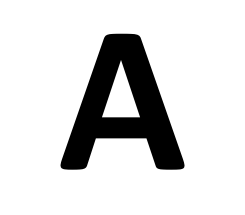
#> input picture templates/1/A.png, 245 x 215 px
$ python main.py
#> lines starting #> are read from the running program, lines starting #| are printed output that depends on the picture; after the words box and inside, x2 and y2 are one past the last pixel; in counts of white or black regions, pixels touching at a corner belong together
#> in load_templates_for_font_style, template_image is the input picture: shape (215, 245, 3); min 0, max 255, mean 216.5
### src/load_templates.py
import os

import cv2

from src.extract_letters_to_array import extract_letter_from_template
from src.preprocess_image import preprocess_image


def load_templates_for_font_style(font_style, template_dir="templates"):
    templates = {}
    font_style_path = os.path.join(template_dir, str(font_style))

    if os.path.isdir(font_style_path):
        for file_name in os.listdir(font_style_path):
            if file_name.endswith('.png'):
                letter = file_name.split('.')[0].upper()  # Extract letter from file name (e.g., 'A' from 'A.jpg')
                template_image = cv2.imread(os.path.join(font_style_path, file_name))
                binary_image = preprocess_image(template_image)
#> in preprocess_image, `_, binary_image_otsu = cv2.threshold(blurred, 0, 255, cv2.THRESH_BINAR..`:
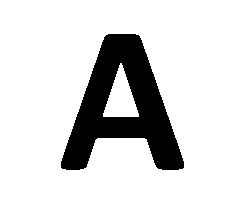
#> binary_image_otsu: shape (215, 245); 84.8% white; 1 black region, box (x1, y1, x2, y2) and area: (61, 34, 184, 170) 7994
#> in preprocess_image, `inverted_image = cv2.bitwise_not(binary_image_otsu)`: inverted_image: shape (215, 245); 15.2% white; 1 white region
                template_image = extract_letter_from_template(template_image, binary_image)
#> in extract_letter_from_template, `contours, _ = cv2.findContours(binary_image, cv2.RETR_EXTERNAL, cv2.CH..`: contours = 1 contour; box (x1, y1, x2, y2) and area: (61, 34, 184, 170) 8826
#> the loop in extract_letter_from_template, `for i, contour in enumerate(contours):` made 1 pass
#> (x, y, w, h) on pass 1: (61, 34, 123, 136)
#> pass 1, in extract_letter_from_template, `letter_roi = image[y:y + h, x:x + w]`:
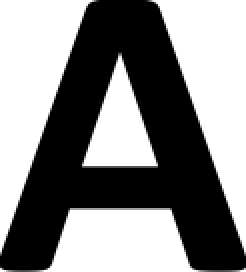
#> letter_roi: shape (136, 123, 3) (shown 2 times larger); min 0, max 255, mean 133.8
                if template_image is not None:
                    templates[letter] = template_image
#> pass 2 of the loop in load_templates_for_font_style, `for file_name in os.listdir(font_style_path):`:
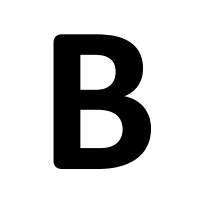
#> input picture templates/1/B.png, 209 x 204 px
#> in load_templates_for_font_style, template_image is the input picture: shape (204, 209, 3); min 0, max 255, mean 200.9
#> gray: shape (204, 209)
#> blurred: shape (204, 209)
#> in preprocess_image (call 2), `_, binary_image_otsu = cv2.threshold(blurred, 0, 255, cv2.THRESH_BINAR..`:
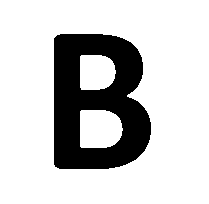
#> binary_image_otsu: shape (204, 209); 78.9% white; 1 black region, box (x1, y1, x2, y2) and area: (54, 34, 151, 169) 8987
#> inverted_image: shape (204, 209); 21.1% white; 1 white region
#> in extract_letter_from_template (call 2), `contours, _ = cv2.findContours(binary_image, cv2.RETR_EXTERNAL, cv2.CH..`: contours = 1 contour; box (x1, y1, x2, y2) and area: (54, 34, 151, 169) 11364
#> the loop in extract_letter_from_template, `for i, contour in enumerate(contours):` made 1 pass
#> (x, y, w, h) on pass 1: (54, 34, 97, 135)
#> pass 1, in extract_letter_from_template (call 2), `letter_roi = image[y:y + h, x:x + w]`:
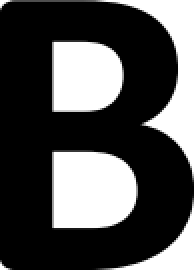
#> letter_roi: shape (135, 97, 3) (shown 2 times larger); min 0, max 255, mean 80
#> pass 3 of the loop in load_templates_for_font_style, `for file_name in os.listdir(font_style_path):`:
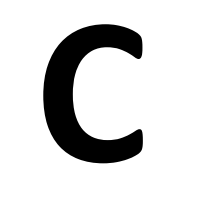
#> input picture templates/1/C.png, 219 x 197 px
#> in load_templates_for_font_style, template_image is the input picture: shape (197, 219, 3); min 0, max 255, mean 217.3
#> gray: shape (197, 219)
#> blurred: shape (197, 219)
#> in preprocess_image (call 3), `_, binary_image_otsu = cv2.threshold(blurred, 0, 255, cv2.THRESH_BINAR..`:
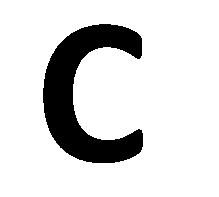
#> binary_image_otsu: shape (197, 219); 85.2% white; 1 black region, box (x1, y1, x2, y2) and area: (43, 24, 143, 163) 6400
#> inverted_image: shape (197, 219); 14.8% white; 1 white region
#> in extract_letter_from_template (call 3), `contours, _ = cv2.findContours(binary_image, cv2.RETR_EXTERNAL, cv2.CH..`: contours = 1 contour; box (x1, y1, x2, y2) and area: (43, 24, 143, 163) 6152
#> the loop in extract_letter_from_template, `for i, contour in enumerate(contours):` made 1 pass
#> (x, y, w, h) on pass 1: (43, 24, 100, 139)
#> pass 1, in extract_letter_from_template (call 3), `letter_roi = image[y:y + h, x:x + w]`:
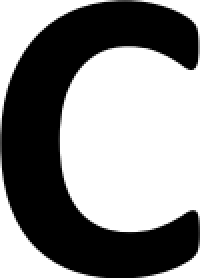
#> letter_roi: shape (139, 100, 3) (shown 2 times larger); min 0, max 255, mean 138

    return templates

### src/preprocess_image.py
import cv2


def preprocess_image(image):
    gray = cv2.cvtColor(image, cv2.COLOR_BGR2GRAY)
    blurred = cv2.GaussianBlur(gray, (5, 5), 0)

    # Otsu's binarization
    _, binary_image_otsu = cv2.threshold(blurred, 0, 255, cv2.THRESH_BINARY + cv2.THRESH_OTSU)

    inverted_image = cv2.bitwise_not(binary_image_otsu)

    return inverted_image

### src/extract_letters_to_array.py
import cv2

from src.is_letter import is_letter
import cv2


def extract_letters_from_image(image, binary_image):
    letters = []

    # Find contours in the binary image
    contours, _ = cv2.findContours(binary_image, cv2.RETR_EXTERNAL, cv2.CHAIN_APPROX_SIMPLE)

    # Sort contours by the y-coordinate (top-to-bottom)
    contours = sorted(contours, key=lambda c: cv2.boundingRect(c)[1])

    # Group contours into rows based on their y-coordinate
    rows = []
    current_row = []
    y_threshold = 10  # Threshold to consider contours in the same row
    previous_y = None

    for contour in contours:
        x, y, w, h = cv2.boundingRect(contour)

        # If we're starting a new row
        if previous_y is None or (y - previous_y > y_threshold):
            if current_row:
                # Sort the current row by x-coordinate (left-to-right)
                current_row = sorted(current_row, key=lambda c: cv2.boundingRect(c)[0])
                rows.append(current_row)
            current_row = []

        current_row.append(contour)
        previous_y = y

    # Add the last row
    if current_row:
        current_row = sorted(current_row, key=lambda c: cv2.boundingRect(c)[0])
        rows.append(current_row)

    # Extract the letters from each row, now in proper string order
    for row in rows:
        for contour in row:
            if is_letter(contour):
                # Get the bounding box of the contour
                x, y, w, h = cv2.boundingRect(contour)

                # Extract the region of interest (ROI) containing the letter
                letter_roi = image[y:y + h, x:x + w]
                letters.append(letter_roi)
        letters.append("N")

    return letters


def extract_letter_from_template(image, binary_image):
    # Find contours in the binary image
    contours, _ = cv2.findContours(binary_image, cv2.RETR_EXTERNAL, cv2.CHAIN_APPROX_SIMPLE)
    contours = sorted(contours, key=lambda c: cv2.boundingRect(c)[1])

    # Iterate through each contour
    for i, contour in enumerate(contours):
        # Get the bounding box of the contour
        x, y, w, h = cv2.boundingRect(contour)

        # Extract the region of interest (ROI) containing the letter
        letter_roi = image[y:y + h, x:x + w]

        return letter_roi

### src/basic_operations.py
import cv2
from matplotlib import pyplot as plt


def read_image(image_path):
    image = cv2.imread(image_path)
    return image


# [6 lines left out: function show_image, not called in this run]

### src/is_letter.py
import cv2


def is_letter(contour):
    x, y, w, h = cv2.boundingRect(contour)

    # Calculate aspect ratio
    aspect_ratio = w / float(h)

    # Calculate compactness
    area_contour = cv2.contourArea(contour)
    bounding_rect_area = w * h
    compactness = area_contour / float(bounding_rect_area)

    # Add size constraints (based on font size, adjust min and max as needed)
    min_w, max_w = 5, 100  # Min and max width for letters
    min_h, max_h = 5, 100  # Min and max height for letters

    # Define thresholds for letters based on aspect ratio, compactness, and size constraints
    if min_w < w < max_w and min_h < h < max_h and 0.1 < aspect_ratio < 5 and compactness > 0.2:
        # This contour likely represents a letter
        return True
    else:
        return False

### src/match_template.py
import cv2


def match_with_templates(extracted_letter, templates):
    best_match = None
    best_match_score = -1
    best_template_letter = None

    # Ensure the extracted letter is grayscale and in the same format as the template (CV_8U)
    extracted_letter_resized = cv2.resize(extracted_letter, (28, 28))  # Resize if needed
    extracted_letter_resized = cv2.cvtColor(extracted_letter_resized, cv2.COLOR_BGR2GRAY)  # Ensure grayscale if needed
    extracted_letter_resized = extracted_letter_resized.astype('uint8')  # Convert to 8-bit if not already

    # Compare with the templates
    for letter, template_image in templates.items():
        # Resize template image to match extracted letter size
        template_image_resized = cv2.resize(template_image, (28, 28))

        # Convert template image to grayscale and the same type
        template_image_resized = template_image_resized.astype('uint8')  # Ensure 8-bit
        if template_image_resized.ndim == 3:
            template_image_resized = cv2.cvtColor(template_image_resized, cv2.COLOR_BGR2GRAY)  # Ensure grayscale

        # Apply template matching
        result = cv2.matchTemplate(extracted_letter_resized, template_image_resized, cv2.TM_CCOEFF_NORMED)
        _, max_val, _, _ = cv2.minMaxLoc(result)

        if max_val > best_match_score:
            best_match_score = max_val
            best_match = template_image
            best_template_letter = letter

    return best_template_letter

### main.py
import cv2

from src.basic_operations import read_image, show_image
from src.extract_letters_to_array import extract_letters_from_image
from src.load_templates import load_templates_for_font_style
from src.match_template import match_with_templates
from src.preprocess_image import preprocess_image


def main():
    image_path = "images/test_3.png"
    font_family = "1"
    templates = load_templates_for_font_style(font_family)
#> templates = 3 items

    image = read_image(image_path)
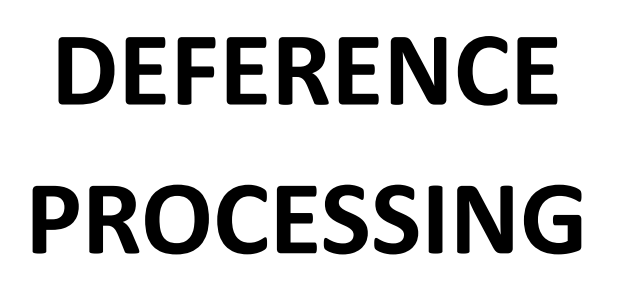
#> input picture images/test_3.png, 632 x 297 px
#> in read_image, image is the input picture: shape (297, 632, 3); min 0, max 255, mean 207.3
    binary_image = preprocess_image(image)
#> in preprocess_image (call 4), `blurred = cv2.GaussianBlur(gray, (5, 5), 0)`:
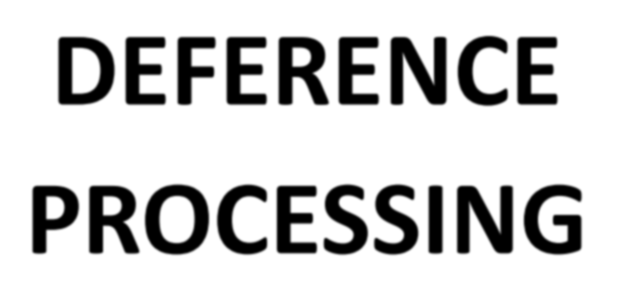
#> blurred: shape (297, 632); min 0, max 255, mean 207.3
#> in preprocess_image (call 4), `_, binary_image_otsu = cv2.threshold(blurred, 0, 255, cv2.THRESH_BINAR..`:
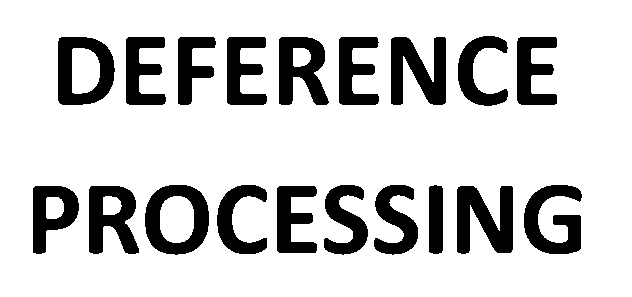
#> binary_image_otsu: shape (297, 632); 81.1% white; 19 black regions, largest, box (x1, y1, x2, y2) and area: (457, 186, 513, 254) 2543, (391, 37, 446, 105) 2450, (145, 185, 209, 255) 2340
#> in preprocess_image (call 4), `inverted_image = cv2.bitwise_not(binary_image_otsu)`: inverted_image: shape (297, 632); 18.9% white; 19 white regions

    letters = extract_letters_from_image(image, binary_image)
#> in extract_letters_from_image, `contours, _ = cv2.findContours(binary_image, cv2.RETR_EXTERNAL, cv2.CH..`: contours = 19 contours; largest, box (x1, y1, x2, y2) and area: (145, 185, 209, 255) 3602, (58, 37, 115, 105) 3311, (89, 186, 139, 254) 2378, (457, 186, 513, 254) 2359, (279, 37, 329, 105) 2359
#> in extract_letters_from_image, `contours = sorted(contours, key=lambda c: cv2.boundingRect(c)[1])`: contours = 19 contours; largest, box (x1, y1, x2, y2) and area: (145, 185, 209, 255) 3602, (58, 37, 115, 105) 3311, (89, 186, 139, 254) 2378, (279, 37, 329, 105) 2359, (457, 186, 513, 254) 2359
#> the loop in extract_letters_from_image, `for contour in contours:` made 19 passes
#> (x, y, w, h, previous_y) on passes 1 to 12: (458, 36, 50, 70, 36), (517, 37, 40, 68, 37), (391, 37, 55, 68, 37), (339, 37, 40, 68, 37), (279, 37, 50, 68, 37), (227, 37, 40, 68, 37), (178, 37, 38, 68, 37), (126, 37, 40, 68, 37), (58, 37, 57, 68, 37), (524, 185, 58, 69, 185), (429, 185, 14, 69, 185), (374, 185, 44, 70, 185)
#> after the loop in extract_letters_from_image, `for contour in contours:`: rows = 1 item
#> in extract_letters_from_image, `current_row = sorted(current_row, key=lambda c: cv2.boundingRect(c)[0])`: current_row = 10 contours; largest, box (x1, y1, x2, y2) and area: (145, 185, 209, 255) 3602, (89, 186, 139, 254) 2378, (457, 186, 513, 254) 2359, (524, 185, 582, 254) 2029, (33, 186, 79, 254) 2022
#> the loop in extract_letters_from_image, `for row in rows:` made 2 passes
#> after the loop in extract_letters_from_image, `for row in rows:`: letters = 21 items
#> letters = 21 items
    printed_string = ""

    for letter in letters:
        if isinstance(letter, str):
            # Check if it's a space or a new line
            if letter == "S":
                printed_string += " "  # Add a space
            elif letter == "N":
                printed_string += "\n"  # Add a newline
        else:
            # It's an image, so perform template matching
            printed_string += match_with_templates(letter, templates)
#> this loop made 21 passes
#> pass 1, in match_with_templates, `extracted_letter_resized = cv2.resize(extracted_letter, (28, 28))`:
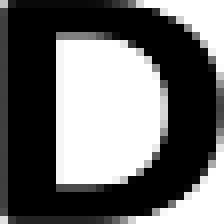
#> extracted_letter_resized: shape (28, 28, 3) (shown 8 times larger); min 0, max 255, mean 106.7
#> pass 2, in match_with_templates (call 2), `extracted_letter_resized = cv2.resize(extracted_letter, (28, 28))`:
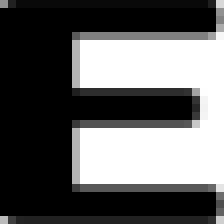
#> extracted_letter_resized: shape (28, 28, 3) (shown 8 times larger); min 0, max 255, mean 96

    print(printed_string)
#| BCBCBCBCC
#| BBCCCBBBBC


if __name__ == "__main__":
    main()
